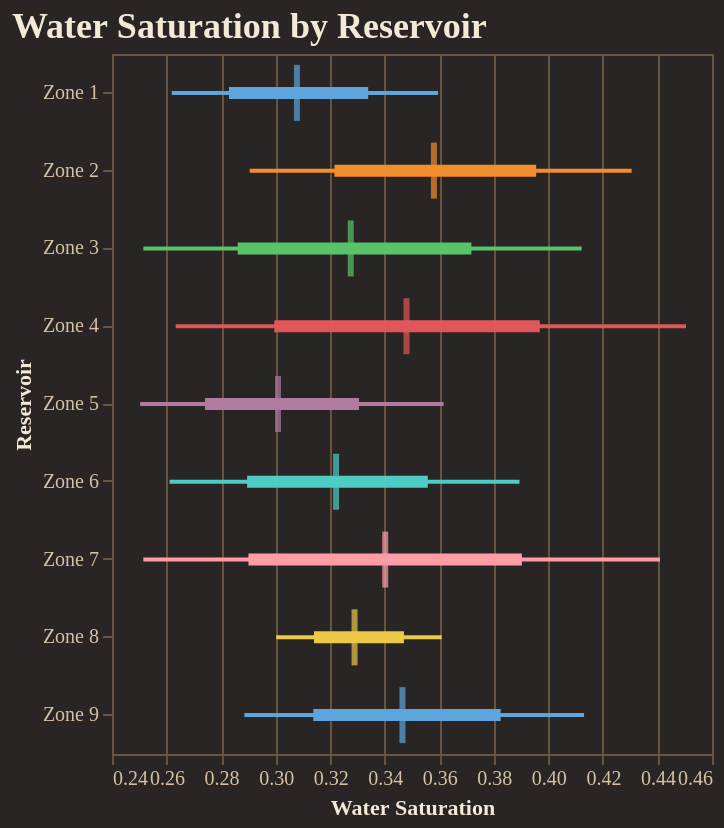

This figure's notebook cell:
### Code cell
fig = reporter.plotter.forest_plot(
    "Water Saturation", 
    backend=PLOTTING_BACKEND
)
fig.show()

### Figure 1 — Vega-Lite specification as saved in the notebook (floating-point values rounded to 4 significant figures)
{"config": {"background": "#292524", "view": {"fill": "#292524", "stroke": "#665340"}, "title": {"color": "#f4e9d7", "font": "Merriweather", "fontSize": 18, "fontWeight": 600, "subtitleColor": "#d5c2a6", "anchor": "start"}, "axis": {"domainColor": "#665340", "gridColor": "#665340", "tickColor": "#665340", "labelColor": "#d5c2a6", "titleColor": "#f4e9d7", "labelFont": "Merriweather", "titleFont": "Merriweather"}, "legend": {"titleColor": "#f4e9d7", "labelColor": "#d5c2a6", "labelFont": "Merriweather", "titleFont": "Merriweather", "orient": "top-right", "symbolType": "circle"}, "header": {"labelColor": "#d5c2a6", "titleColor": "#f4e9d7", "labelFont": "Merriweather", "titleFont": "Merriweather"}, "mark": {"color": "#c78d3b"}, "line": {"color": "#c78d3b"}, "bar": {"color": "#c78d3b"}, "point": {"color": "#ddb06d"}, "area": {"color": "#c78d3b", "opacity": 0.35}, "text": {"color": "#f4e9d7", "font": "Merriweather"}, "range": {"category": ["#5DA5DA", "#F28E2B", "#59C36A", "#E15759", "#B07AA1", "#4ECDC4", "#FF9DA7", "#EDC948"]}}, "layer": [{"mark": {"type": "rule", "strokeWidth": 2}, "encoding": {"color": {"field": "group", "legend": null, "type": "nominal"}, "x": {"field": "p10", "scale": {"zero": false}, "title": "Water Saturation", "type": "quantitative"}, "x2": {"field": "p90"}, "y": {"field": "group", "sort": ["Zone 1", "Zone 2", "Zone 3", "Zone 4", "Zone 5", "Zone 6", "Zone 7", "Zone 8", "Zone 9"], "title": "Reservoir", "type": "nominal"}}}, {"mark": {"type": "rule", "strokeWidth": 6}, "encoding": {"color": {"field": "group", "legend": null, "type": "nominal"}, "x": {"field": "p25", "scale": {"zero": false}, "title": "Water Saturation", "type": "quantitative"}, "x2": {"field": "p75"}, "y": {"field": "group", "sort": ["Zone 1", "Zone 2", "Zone 3", "Zone 4", "Zone 5", "Zone 6", "Zone 7", "Zone 8", "Zone 9"], "title": "Reservoir", "type": "nominal"}}}, {"mark": {"type": "tick", "color": "black", "size": 28, "thickness": 3}, "encoding": {"color": {"field": "group", "legend": null, "type": "nominal"}, "tooltip": [{"field": "group", "title": "Group", "type": "nominal"}, {"field": "p10", "title": "P10", "type": "quantitative"}, {"field": "p25", "title": "P25", "type": "quantitative"}, {"field": "median", "title": "Median", "type": "quantitative"}, {"field": "p75", "title": "P75", "type": "quantitative"}, {"field": "p90", "title": "P90", "type": "quantitative"}], "x": {"field": "median", "scale": {"zero": false}, "title": "Water Saturation", "type": "quantitative"}, "y": {"field": "group", "sort": ["Zone 1", "Zone 2", "Zone 3", "Zone 4", "Zone 5", "Zone 6", "Zone 7", "Zone 8", "Zone 9"], "title": "Reservoir", "type": "nominal"}}}], "data": {"name": "data-99b4d5c62a93859ed0d0f7495cb34d43"}, "height": 350, "title": "Water Saturation by Reservoir", "width": "container", "$schema": "https://vega.github.io/schema/vega-lite/v5.20.1.json", "datasets": {"data-99b4d5c62a93859ed0d0f7495cb34d43": [{"group": "Zone 1", "p10": 0.2619, "p25": 0.2829, "median": 0.3078, "p75": 0.3339, "p90": 0.3596}, {"group": "Zone 2", "p10": 0.2905, "p25": 0.3216, "median": 0.358, "p75": 0.3955, "p90": 0.4305}, {"group": "Zone 3", "p10": 0.2515, "p25": 0.2861, "median": 0.3275, "p75": 0.3718, "p90": 0.4122}, {"group": "Zone 4", "p10": 0.2633, "p25": 0.2995, "median": 0.348, "p75": 0.3968, "p90": 0.4505}, {"group": "Zone 5", "p10": 0.2503, "p25": 0.2741, "median": 0.3009, "p75": 0.3306, "p90": 0.3616}, {"group": "Zone 6", "p10": 0.2611, "p25": 0.2895, "median": 0.3221, "p75": 0.3558, "p90": 0.3894}, {"group": "Zone 7", "p10": 0.2515, "p25": 0.29, "median": 0.3402, "p75": 0.3903, "p90": 0.4409}, {"group": "Zone 8", "p10": 0.3002, "p25": 0.3141, "median": 0.3289, "p75": 0.347, "p90": 0.3609}, {"group": "Zone 9", "p10": 0.2886, "p25": 0.3138, "median": 0.3465, "p75": 0.3825, "p90": 0.4131}]}}
